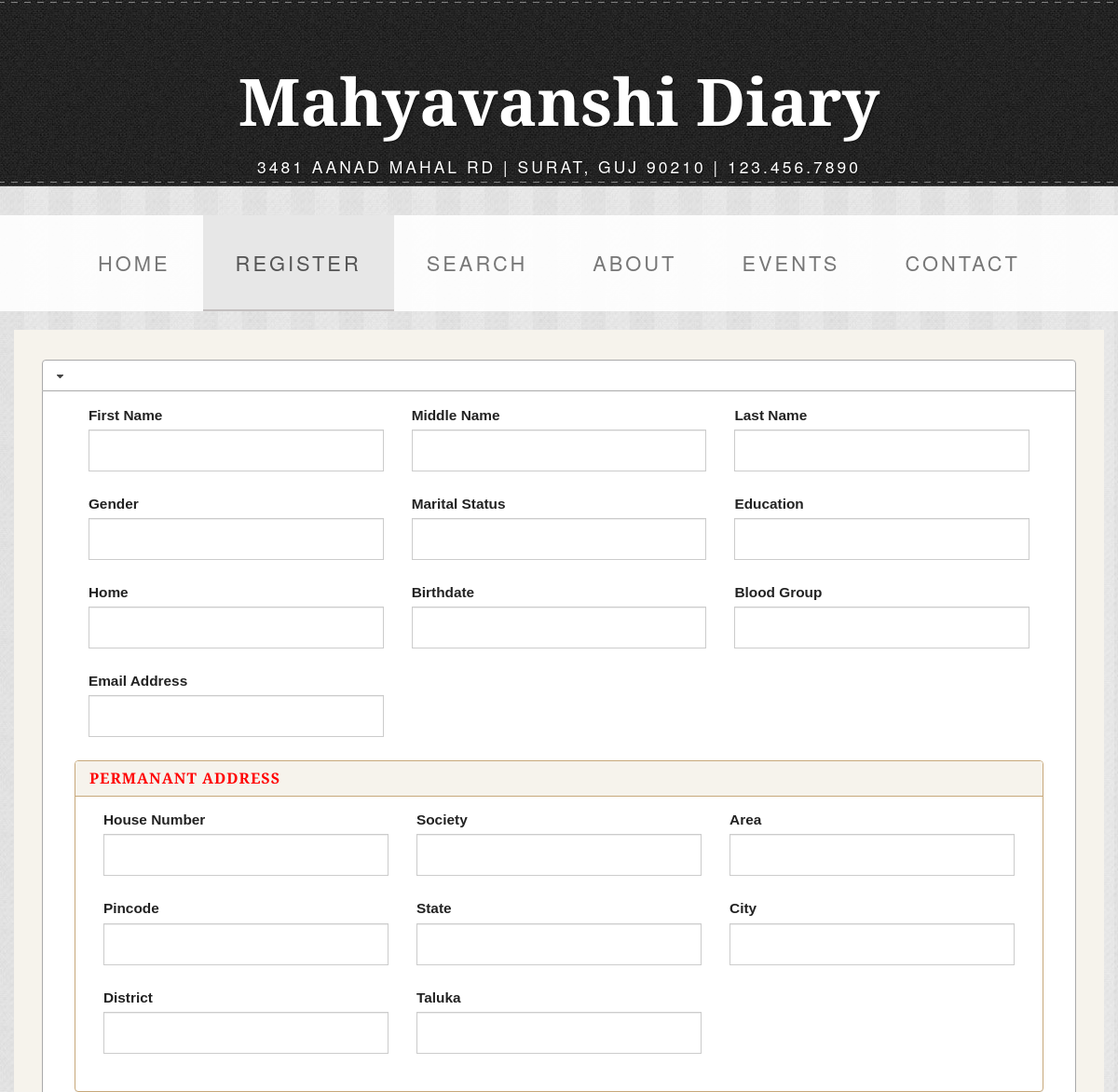
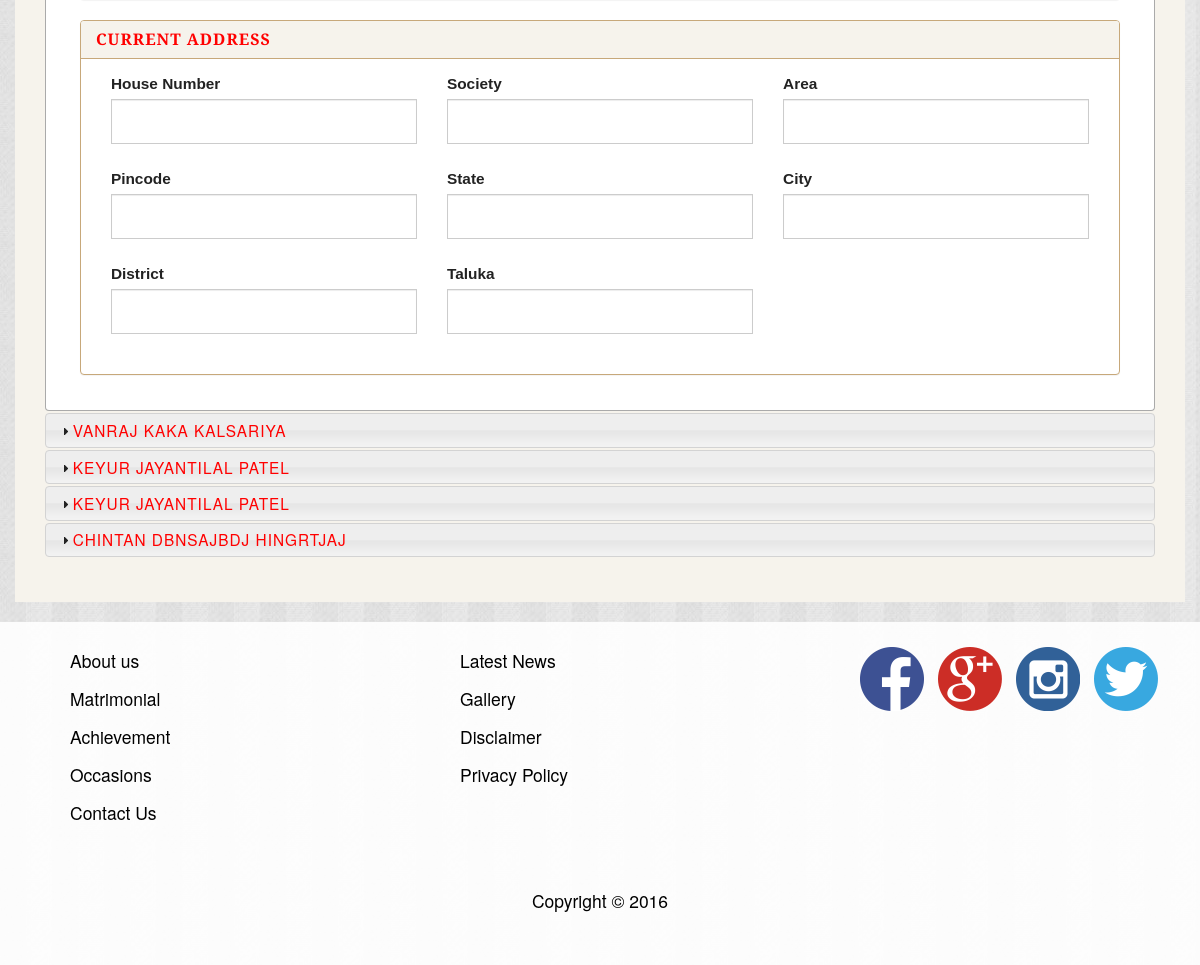
Page /registration/profile/index.html on the committed database (2 pictures, top to bottom).
### tables this page shows
CREATE TABLE IF NOT EXISTS `users` (
  `id` int(11) NOT NULL AUTO_INCREMENT,
  `first_name` text NOT NULL,
  `middle_name` text NOT NULL,
  `last_name` text NOT NULL,
  `parent_id` int(11) NOT NULL,
  `relation` text NOT NULL,
  `marital` text NOT NULL,
  `education` text NOT NULL,
  `home` text NOT NULL,
  `occupation` text NOT NULL,
  `birthdate` date NOT NULL,
  `annualincome` text NOT NULL,
  `bloodgroup` text NOT NULL,
  `email` text NOT NULL,
  `per_housenumber` text NOT NULL,
  `per_society` text NOT NULL,
  `per_area` text NOT NULL,
  `per_pincode` text NOT NULL,
  `per_state` text NOT NULL,
  `per_city` text NOT NULL,
  `per_district` text NOT NULL,
  `per_taluka` text NOT NULL,
  `current_housenumber` text NOT NULL,
  `current_society` text NOT NULL,
  `current_area` text NOT NULL,
  `current_pincode` text NOT NULL,
  `current_state` text NOT NULL,
  `current_city` text NOT NULL,
  `current_district` text NOT NULL,
  `current_taluka` text NOT NULL,
  `created` datetime NOT NULL,
  `updated` datetime NOT NULL,
  `mobile_number` bigint(12) DEFAULT '0',
  `gender` varchar(45) DEFAULT NULL,
  `education_status` text,
  `current_education_status` text,
  `profile_picture` text,
  `password` text,
  PRIMARY KEY (`id`)
);

### application/views/template/front.php (called while the page is built, shortened)
<?php
$this->load->view('template/header');
$this->load->view($main_content);
?>

### application/controllers/Registration.php (called while the page is built, shortened)
<?php
class Registration extends CI_Controller {
	public function __construct(){
		$this->load->model('mdl_registration');
		$this->load->model('mdl_state');
	}
		?>
		<?php
	public function profile($id){
		$user=$this->mdl_registration->getUserById($id);
		$members=$this->mdl_registration->getUserByParentId($id);
		$data=array(
		'main_content'=>'registration/profile',
		'user'=>$user,
					'members'=>$members,
	);
	$this->load->view('template/front',$data);
	}
}

### index.php (called while the page is built, shortened)
<?php
require_once BASEPATH.'core/CodeIgniter.php';

### application/models/Mdl_registration.php (called while the page is built, shortened)
<?php
Class Mdl_registration extends CI_Model{
	public function getUserById($id){
		$this->db->where('id',$id);
		$query=$this->db->get('users');
		$result=$query->row_array();
		return $result;
	}
	public function getUserByParentId($id){
		$this->db->where('parent_id',$id);
		$query=$this->db->get('users');
		$result=$query->result_array();
		return $result;
	}
}
?>

### application/views/registration/profile.php (the view, shortened to what this page needs)
<link rel="stylesheet" href="//code.jquery.com/ui/1.11.4/themes/smoothness/jquery-ui.css">
<div class="container">
    <div class="row">
		<div class="box orange-bg">
            <div class="form-group col-md-12 custom-marging-right">
                <div id="accordion">
                    <h3><?php echo $user['first_name'].' '.$user['middle_name'].' '.$user['last_name']; ?></h3>
				<div>
				<div class="form-group col-md-4 text-left">
					<label for="first_name">First Name</label>
					<div class="form-control"><?php echo $user['first_name']; ?></div>
				</div>
			    <div class="form-group col-md-4 text-left">
					<label for="first_name">Middle Name</label>
					<div class="form-control"><?php echo $user['middle_name']; ?></div>
				</div>
                <div class="form-group col-md-4 text-left">
					<label for="first_name">Last Name</label>
					<div class="form-control"><?php echo $user['last_name']; ?></div>
				</div>
				<div class="form-group col-md-4 text-left">
					<label for="first_name">Gender</label>
					<div class="form-control"><?php echo $user['gender']; ?></div>
				</div>
			    <div class="form-group col-md-4 text-left">
					<label for="first_name">Marital Status</label>
					<div class="form-control"><?php echo $user['marital']; ?></div>
				</div>
			    <div class="form-group col-md-4 text-left">
					<label for="first_name">Education</label>
					<div class="form-control"><?php echo $user['education']; ?></div>
				</div>
				<div class="form-group col-md-4 text-left">
					<label for="first_name">Home</label>
					<div class="form-control"><?php echo $user['home']; ?></div>
				</div>
				<div class="form-group col-md-4 text-left">
                    <label for="first_name">Birthdate</label>
                    <div class="form-control"><?php echo $user['birthdate']; ?></div>
				</div>
				<div class="form-group col-md-4 text-left">
					<label for="first_name">Blood Group</label>
					<div class="form-control"><?php echo $user['bloodgroup']; ?></div>
				</div>
                <div class="form-group col-md-4 text-left">
					<label for="first_name">Email Address</label>
					<div class="form-control"><?php echo $user['email']; ?></div>
				</div>
				<div class="clearfix"></div>
				<div class="panel panel-default">
					<div class="panel-heading text-left"><h3 class="panel-title">Permanant Address</h3></div>
					<div class="panel-body">
						<div class="form-group col-md-4 text-left">
							<label for="first_name">House Number</label>
							<div class="form-control"><?php echo $user['per_housenumber']; ?></div>
						</div>
                        <div class="form-group col-md-4 text-left">
							<label for="first_name">Society</label>
							<div class="form-control"><?php echo $user['per_society']; ?></div>
						</div>
						<div class="form-group col-md-4 text-left">
                            <label for="first_name">Area</label>
                            <div class="form-control"><?php echo $user['per_area']; ?></div>
						</div>
                        <div class="form-group col-md-4 text-left">
                            <label for="first_name">Pincode</label>
                            <div class="form-control"><?php echo $user['per_pincode']; ?></div>
						</div>
						<div class="form-group col-md-4 text-left">
                            <label for="first_name">State</label>
                            <div class="form-control"><?php echo $user['per_state']; ?></div>
						</div>
						<div class="form-group col-md-4 text-left">
                            <label for="first_name">City</label>
                            <div class="form-control"><?php echo $user['per_city']; ?></div>
						</div>
                        <div class="form-group col-md-4 text-left">
                            <label for="first_name">District</label>
                            <div class="form-control"><?php echo $user['per_district']; ?></div>
						</div>
                        <div class="form-group col-md-4 text-left">
                            <label for="first_name">Taluka</label>
                            <div class="form-control"><?php echo $user['per_taluka']; ?></div>
						</div>
					</div>
				</div>
				<div class="panel panel-default">
					<div class="panel-heading text-left"><h3 class="panel-title">Current Address</h3></div>
					<div class="panel-body">
						<div class="form-group col-md-4 text-left">
                            <label for="first_name">House Number</label>
                            <div class="form-control"><?php echo $user['current_housenumber']; ?></div>
						</div>
                        <div class="form-group col-md-4 text-left">
                            <label for="first_name">Society</label>
                            <div class="form-control"><?php echo $user['current_society']; ?></div>
						</div>
                        <div class="form-group col-md-4 text-left">
                            <label for="first_name">Area</label>
                            <div class="form-control"><?php echo $user['current_area']; ?></div>
						</div>
                        <div class="form-group col-md-4 text-left">
                            <label for="first_name">Pincode</label>
                            <div class="form-control"><?php echo $user['current_pincode']; ?></div>
						</div>
						<div class="form-group col-md-4 text-left">
                            <label for="first_name">State</label>
                            <div class="form-control"><?php echo $user['current_state']; ?></div>
						</div>
                        <div class="form-group col-md-4 text-left">
							<label for="first_name">City</label>
							<div class="form-control"><?php echo $user['current_city']; ?></div>
						</div>
                        <div class="form-group col-md-4 text-left">
							<label for="first_name">District</label>
							<div class="form-control"><?php echo $user['current_district']; ?></div>
						</div>
                        <div class="form-group col-md-4 text-left">
							<label for="first_name">Taluka</label>
							<div class="form-control"><?php echo $user['current_taluka']; ?></div>
						</div>
					</div>
				</div>
				</div>
                <?php foreach($members as $user){ ?>
                <h3><?php echo $user['first_name'].' '.$user['middle_name'].' '.$user['last_name']; ?></h3>
                <?php } ?>
				</div>
            </div>
        </div>
    </div>
</div>

### css/business-casual.css (style rules this page uses)
html { background: url('../img/bg.jpg') repeat #e6e6e6; }
body { font-family: "Helvetica Neue",Helvetica,Arial,sans-serif; background: url('../img/bg_1.jpg') repeat-x top; }
h1, h2, h3, h4, h5, h6 { text-transform: uppercase; font-family: "Josefin Slab","Helvetica Neue",Helvetica,Arial,sans-serif; font-weight: 700; letter-spacing: 1px; }
.box { margin-bottom: 20px; padding: 30px 15px; background: #fff; background: rgba(255,255,255,0.9); }
.form-control,.btn { height: 45px; border: 1px solid #ccc; border-radius: 0; margin-bottom: 10px; }
.panel-default>.panel-heading { color: #ca7700; background-color: #f6f3ec; border-color: rgb(199, 168, 122); }
.panel-default { border-color: rgb(199, 168, 122); }
.orange-bg { background: #f6f3ec; }
@media screen and (min-width:1200px) { .box:after { content: ''; display: table; clear: both; } }

### application/views/registration/profile.php (style rules this page uses)
.resulttxt { color:blue;font-weight: bold }
#accordion h3 { color:red }

### rows in the picture
users: first_name "VANRAJ", middle_name "KAKA", last_name "KALSARIYA"
users: first_name "KEYUR", middle_name "JAYANTILAL", last_name "PATEL"
users: first_name "KEYUR", middle_name "JAYANTILAL", last_name "PATEL"
users: first_name "CHINTAN", middle_name "DBNSAJBDJ", last_name "HINGRTJAJ"
